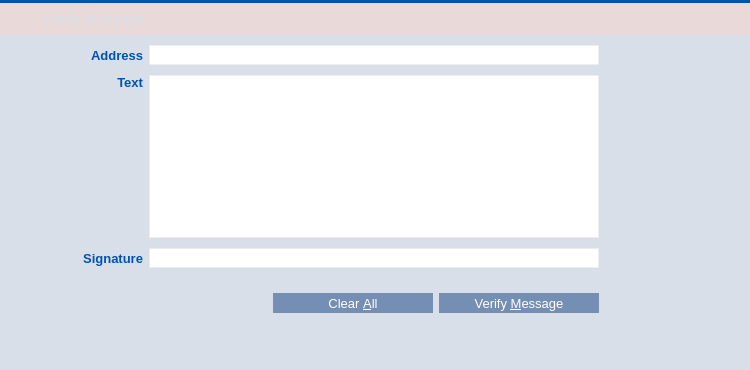
<?xml version="1.0" encoding="UTF-8"?>
<ui version="4.0">
 <class>VerifyMessagePage</class>
 <widget class="QWidget" name="VerifyMessagePage">
  <property name="geometry">
   <rect>
    <x>0</x>
    <y>0</y>
    <width>750</width>
    <height>370</height>
   </rect>
  </property>
  <property name="palette">
   <palette>
    <active>
     <colorrole role="Button">
      <brush brushstyle="SolidPattern">
       <color alpha="255">
        <red>233</red>
        <green>217</green>
        <blue>216</blue>
       </color>
      </brush>
     </colorrole>
     <colorrole role="Base">
      <brush brushstyle="SolidPattern">
       <color alpha="255">
        <red>233</red>
        <green>217</green>
        <blue>216</blue>
       </color>
      </brush>
     </colorrole>
     <colorrole role="Window">
      <brush brushstyle="SolidPattern">
       <color alpha="255">
        <red>233</red>
        <green>217</green>
        <blue>216</blue>
       </color>
      </brush>
     </colorrole>
     <colorrole role="Highlight">
      <brush brushstyle="SolidPattern">
       <color alpha="255">
        <red>235</red>
        <green>235</green>
        <blue>235</blue>
       </color>
      </brush>
     </colorrole>
     <colorrole role="HighlightedText">
      <brush brushstyle="SolidPattern">
       <color alpha="255">
        <red>171</red>
        <green>127</green>
        <blue>130</blue>
       </color>
      </brush>
     </colorrole>
    </active>
    <inactive>
     <colorrole role="Button">
      <brush brushstyle="SolidPattern">
       <color alpha="255">
        <red>233</red>
        <green>217</green>
        <blue>216</blue>
       </color>
      </brush>
     </colorrole>
     <colorrole role="Base">
      <brush brushstyle="SolidPattern">
       <color alpha="255">
        <red>233</red>
        <green>217</green>
        <blue>216</blue>
       </color>
      </brush>
     </colorrole>
     <colorrole role="Window">
      <brush brushstyle="SolidPattern">
       <color alpha="255">
        <red>233</red>
        <green>217</green>
        <blue>216</blue>
       </color>
      </brush>
     </colorrole>
     <colorrole role="Highlight">
      <brush brushstyle="SolidPattern">
       <color alpha="255">
        <red>235</red>
        <green>235</green>
        <blue>235</blue>
       </color>
      </brush>
     </colorrole>
     <colorrole role="HighlightedText">
      <brush brushstyle="SolidPattern">
       <color alpha="255">
        <red>171</red>
        <green>127</green>
        <blue>130</blue>
       </color>
      </brush>
     </colorrole>
    </inactive>
    <disabled>
     <colorrole role="Button">
      <brush brushstyle="SolidPattern">
       <color alpha="255">
        <red>233</red>
        <green>217</green>
        <blue>216</blue>
       </color>
      </brush>
     </colorrole>
     <colorrole role="Base">
      <brush brushstyle="SolidPattern">
       <color alpha="255">
        <red>233</red>
        <green>217</green>
        <blue>216</blue>
       </color>
      </brush>
     </colorrole>
     <colorrole role="Window">
      <brush brushstyle="SolidPattern">
       <color alpha="255">
        <red>233</red>
        <green>217</green>
        <blue>216</blue>
       </color>
      </brush>
     </colorrole>
     <colorrole role="Highlight">
      <brush brushstyle="SolidPattern">
       <color alpha="255">
        <red>240</red>
        <green>240</green>
        <blue>240</blue>
       </color>
      </brush>
     </colorrole>
     <colorrole role="HighlightedText">
      <brush brushstyle="SolidPattern">
       <color alpha="255">
        <red>171</red>
        <green>127</green>
        <blue>130</blue>
       </color>
      </brush>
     </colorrole>
    </disabled>
   </palette>
  </property>
  <property name="windowTitle">
   <string>Form</string>
  </property>
  <property name="styleSheet">
   <string notr="true">QLineEdit {
	border: 1px solid #ededed;
}
</string>
  </property>
  <layout class="QVBoxLayout" name="verticalLayout_3">
   <property name="spacing">
    <number>0</number>
   </property>
   <property name="margin">
    <number>0</number>
   </property>
   <item>
    <widget class="Line" name="lineBeforeAddressBook_3">
     <property name="styleSheet">
      <string notr="true">background-color: #0052AE;</string>
     </property>
     <property name="frameShadow">
      <enum>QFrame::Raised</enum>
     </property>
     <property name="lineWidth">
      <number>0</number>
     </property>
     <property name="orientation">
      <enum>Qt::Horizontal</enum>
     </property>
    </widget>
   </item>
   <item>
    <widget class="QWidget" name="wHeader" native="true">
     <property name="minimumSize">
      <size>
       <width>0</width>
       <height>32</height>
      </size>
     </property>
     <property name="maximumSize">
      <size>
       <width>16777215</width>
       <height>32</height>
      </size>
     </property>
     <property name="is_header" stdset="0">
      <bool>true</bool>
     </property>
     <layout class="QHBoxLayout" name="horizontalLayout_20">
      <property name="margin">
       <number>0</number>
      </property>
      <item>
       <spacer name="horizontalSpacer_28">
        <property name="orientation">
         <enum>Qt::Horizontal</enum>
        </property>
        <property name="sizeType">
         <enum>QSizePolicy::Fixed</enum>
        </property>
        <property name="sizeHint" stdset="0">
         <size>
          <width>7</width>
          <height>20</height>
         </size>
        </property>
       </spacer>
      </item>
      <item>
       <widget class="QLabel" name="label_37">
        <property name="sizePolicy">
         <sizepolicy hsizetype="Preferred" vsizetype="Preferred">
          <horstretch>0</horstretch>
          <verstretch>0</verstretch>
         </sizepolicy>
        </property>
        <property name="minimumSize">
         <size>
          <width>30</width>
          <height>30</height>
         </size>
        </property>
        <property name="maximumSize">
         <size>
          <width>30</width>
          <height>30</height>
         </size>
        </property>
        <property name="text">
         <string/>
        </property>
        <property name="pixmap">
         <pixmap resource="../res.qrc">:/res/verify_sign.png</pixmap>
        </property>
       </widget>
      </item>
      <item>
       <widget class="QLabel" name="label_38">
        <property name="font">
         <font>
          <pointsize>11</pointsize>
          <stylestrategy>PreferAntialias</stylestrategy>
         </font>
        </property>
        <property name="styleSheet">
         <string notr="true">QLabel {
	color: #D8DFE9;
}</string>
        </property>
        <property name="text">
         <string>Verify Message</string>
        </property>
       </widget>
      </item>
     </layout>
    </widget>
   </item>
   <item>
    <widget class="QWidget" name="wContainer" native="true">
     <property name="styleSheet">
      <string notr="true">#wContainer {
	background-color: #D8DFE9;
}</string>
     </property>
     <layout class="QVBoxLayout" name="verticalLayout_2">
      <property name="spacing">
       <number>0</number>
      </property>
      <property name="margin">
       <number>0</number>
      </property>
      <item>
       <layout class="QHBoxLayout" name="horizontalLayout" stretch="1,7,1">
        <property name="spacing">
         <number>0</number>
        </property>
        <item>
         <spacer name="horizontalSpacer_29">
          <property name="orientation">
           <enum>Qt::Horizontal</enum>
          </property>
          <property name="sizeHint" stdset="0">
           <size>
            <width>136</width>
            <height>216</height>
           </size>
          </property>
         </spacer>
        </item>
        <item>
         <layout class="QVBoxLayout" name="verticalLayout">
          <item>
           <layout class="QGridLayout" name="gridLayout_5">
            <property name="topMargin">
             <number>6</number>
            </property>
            <property name="bottomMargin">
             <number>3</number>
            </property>
            <property name="spacing">
             <number>6</number>
            </property>
            <item row="0" column="3">
             <widget class="QLabel" name="label">
              <property name="minimumSize">
               <size>
                <width>28</width>
                <height>0</height>
               </size>
              </property>
              <property name="font">
               <font>
                <pointsize>10</pointsize>
                <weight>75</weight>
                <bold>true</bold>
               </font>
              </property>
              <property name="text">
               <string/>
              </property>
              <property name="alignment">
               <set>Qt::AlignCenter</set>
              </property>
              <property name="wordWrap">
               <bool>false</bool>
              </property>
             </widget>
            </item>
            <item row="2" column="0">
             <widget class="QLabel" name="label_40">
              <property name="font">
               <font>
                <pointsize>10</pointsize>
                <weight>75</weight>
                <bold>true</bold>
               </font>
              </property>
              <property name="styleSheet">
               <string notr="true">QLabel {
	color: #0052AE;
}</string>
              </property>
              <property name="text">
               <string>Signature</string>
              </property>
              <property name="alignment">
               <set>Qt::AlignRight|Qt::AlignTrailing|Qt::AlignVCenter</set>
              </property>
              <property name="margin">
               <number>5</number>
              </property>
             </widget>
            </item>
            <item row="2" column="1">
             <widget class="QValidatedLineEdit" name="signatureIn_VM">
              <property name="minimumSize">
               <size>
                <width>0</width>
                <height>20</height>
               </size>
              </property>
              <property name="font">
               <font>
                <pointsize>10</pointsize>
               </font>
              </property>
              <property name="readOnly">
               <bool>false</bool>
              </property>
             </widget>
            </item>
            <item row="1" column="0">
             <widget class="QLabel" name="label_41">
              <property name="font">
               <font>
                <pointsize>10</pointsize>
                <weight>75</weight>
                <bold>true</bold>
               </font>
              </property>
              <property name="styleSheet">
               <string notr="true">QLabel {
	color: #0052AE;
}</string>
              </property>
              <property name="text">
               <string>Text</string>
              </property>
              <property name="alignment">
               <set>Qt::AlignRight|Qt::AlignTop|Qt::AlignTrailing</set>
              </property>
              <property name="margin">
               <number>5</number>
              </property>
             </widget>
            </item>
            <item row="1" column="1">
             <widget class="QPlainTextEdit" name="messageIn_VM">
              <property name="font">
               <font>
                <pointsize>10</pointsize>
               </font>
              </property>
              <property name="styleSheet">
               <string notr="true">QPlainTextEdit {
	border: 1px solid #ededed;
}</string>
              </property>
              <property name="plainText">
               <string/>
              </property>
              <property name="backgroundVisible">
               <bool>false</bool>
              </property>
             </widget>
            </item>
            <item row="0" column="0">
             <widget class="QLabel" name="label_39">
              <property name="font">
               <font>
                <pointsize>10</pointsize>
                <weight>75</weight>
                <bold>true</bold>
               </font>
              </property>
              <property name="styleSheet">
               <string notr="true">QLabel {
	color: #0052AE;
}</string>
              </property>
              <property name="text">
               <string>Address</string>
              </property>
              <property name="alignment">
               <set>Qt::AlignRight|Qt::AlignTrailing|Qt::AlignVCenter</set>
              </property>
              <property name="margin">
               <number>5</number>
              </property>
             </widget>
            </item>
            <item row="0" column="1">
             <widget class="QValidatedLineEdit" name="addressIn_VM">
              <property name="minimumSize">
               <size>
                <width>0</width>
                <height>20</height>
               </size>
              </property>
              <property name="font">
               <font>
                <pointsize>10</pointsize>
               </font>
              </property>
              <property name="toolTip">
               <string>The address the message was signed with (e.g. MNS17iag9jJgTHD1VXjvLCEnZuQ3rJDE9L)</string>
              </property>
              <property name="maxLength">
               <number>34</number>
              </property>
             </widget>
            </item>
            <item row="0" column="2">
             <widget class="QPushButton" name="addressBookButton_VM">
              <property name="minimumSize">
               <size>
                <width>28</width>
                <height>28</height>
               </size>
              </property>
              <property name="maximumSize">
               <size>
                <width>28</width>
                <height>28</height>
               </size>
              </property>
              <property name="toolTip">
               <string>Choose an address from the address book</string>
              </property>
              <property name="styleSheet">
               <string notr="true">QPushButton {
	border: 0px solid gray;
	image: url(:/res/addressbook/normal.png);
}

QPushButton:!enabled {
	image: url(:/res/addressbook/disabled.png);
}

QPushButton:pressed:flat {
	image: url(:/res/addressbook/pressed.png);
}

QPushButton:hover {
	image: url(:/res/addressbook/hover.png);
}</string>
              </property>
              <property name="shortcut">
               <string>Alt+A</string>
              </property>
              <property name="flat">
               <bool>true</bool>
              </property>
             </widget>
            </item>
            <item row="2" column="2">
             <widget class="QLabel" name="label_2">
              <property name="minimumSize">
               <size>
                <width>28</width>
                <height>28</height>
               </size>
              </property>
              <property name="font">
               <font>
                <pointsize>10</pointsize>
                <weight>75</weight>
                <bold>true</bold>
               </font>
              </property>
              <property name="text">
               <string/>
              </property>
              <property name="alignment">
               <set>Qt::AlignCenter</set>
              </property>
              <property name="wordWrap">
               <bool>false</bool>
              </property>
             </widget>
            </item>
           </layout>
          </item>
          <item>
           <widget class="QLabel" name="statusLabel_VM">
            <property name="font">
             <font>
              <pointsize>10</pointsize>
              <weight>75</weight>
              <bold>true</bold>
             </font>
            </property>
            <property name="text">
             <string/>
            </property>
            <property name="alignment">
             <set>Qt::AlignCenter</set>
            </property>
            <property name="wordWrap">
             <bool>true</bool>
            </property>
           </widget>
          </item>
          <item>
           <widget class="QWidget" name="wAcceptHolder" native="true">
            <property name="minimumSize">
             <size>
              <width>0</width>
              <height>26</height>
             </size>
            </property>
            <layout class="QHBoxLayout" name="horizontalLayout_22">
             <property name="margin">
              <number>0</number>
             </property>
             <item>
              <spacer name="horizontalSpacer_30">
               <property name="orientation">
                <enum>Qt::Horizontal</enum>
               </property>
               <property name="sizeHint" stdset="0">
                <size>
                 <width>40</width>
                 <height>20</height>
                </size>
               </property>
              </spacer>
             </item>
             <item>
              <widget class="QPushButton" name="clearButton_VM">
               <property name="minimumSize">
                <size>
                 <width>160</width>
                 <height>20</height>
                </size>
               </property>
               <property name="maximumSize">
                <size>
                 <width>160</width>
                 <height>20</height>
                </size>
               </property>
               <property name="font">
                <font>
                 <pointsize>10</pointsize>
                 <stylestrategy>PreferAntialias</stylestrategy>
                </font>
               </property>
               <property name="toolTip">
                <string>Reset all verify message fields</string>
               </property>
               <property name="styleSheet">
                <string notr="true">QPushButton {
	background-color: #758EB3;
	color: #FFFFFF;
	border: 0px solid gray;
	max-height: 20px;
	min-height: 20px;
	max-width: 160px;
	min-width: 160px;
}

QPushButton:hover {
	background-color: #0052AE;
}

QPushButton:pressed:flat {
	background-color: #0052AE;
}</string>
               </property>
               <property name="text">
                <string>Clear &amp;All</string>
               </property>
               <property name="flat">
                <bool>true</bool>
               </property>
              </widget>
             </item>
             <item>
              <widget class="QPushButton" name="verifyMessageButton_VM">
               <property name="font">
                <font>
                 <pointsize>10</pointsize>
                 <stylestrategy>PreferAntialias</stylestrategy>
                </font>
               </property>
               <property name="toolTip">
                <string>Verify the message to ensure it was signed with the specified Blazecoin address</string>
               </property>
               <property name="styleSheet">
                <string notr="true">QPushButton {
	background-color: #758EB3;
	color: #FFFFFF;
	border: 0px solid gray;
	max-height: 20px;
	min-height: 20px;
	max-width: 160px;
	min-width: 160px;
}

QPushButton:hover {
	background-color: #0099CC;
}

QPushButton:pressed:flat {
	background-color: #0099CC;
}</string>
               </property>
               <property name="text">
                <string>Verify &amp;Message</string>
               </property>
               <property name="flat">
                <bool>true</bool>
               </property>
              </widget>
             </item>
             <item>
              <spacer name="horizontalSpacer">
               <property name="orientation">
                <enum>Qt::Horizontal</enum>
               </property>
               <property name="sizeType">
                <enum>QSizePolicy::Fixed</enum>
               </property>
               <property name="sizeHint" stdset="0">
                <size>
                 <width>68</width>
                 <height>20</height>
                </size>
               </property>
              </spacer>
             </item>
            </layout>
           </widget>
          </item>
         </layout>
        </item>
        <item>
         <spacer name="horizontalSpacer_31">
          <property name="orientation">
           <enum>Qt::Horizontal</enum>
          </property>
          <property name="sizeHint" stdset="0">
           <size>
            <width>136</width>
            <height>20</height>
           </size>
          </property>
         </spacer>
        </item>
       </layout>
      </item>
      <item>
       <spacer name="verticalSpacer">
        <property name="orientation">
         <enum>Qt::Vertical</enum>
        </property>
        <property name="sizeHint" stdset="0">
         <size>
          <width>20</width>
          <height>82</height>
         </size>
        </property>
       </spacer>
      </item>
     </layout>
    </widget>
   </item>
  </layout>
 </widget>
 <customwidgets>
  <customwidget>
   <class>QValidatedLineEdit</class>
   <extends>QLineEdit</extends>
   <header>qvalidatedlineedit.h</header>
  </customwidget>
 </customwidgets>
 <resources>
  <include location="../res.qrc"/>
 </resources>
 <connections/>
</ui>
